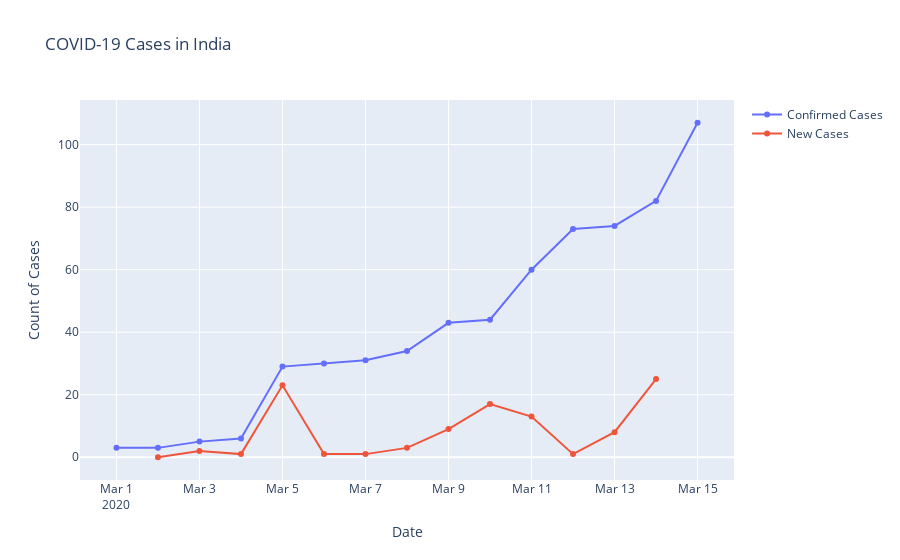

Notebook source saved alongside this figure:
### Code cell
import plotly.graph_objects as go
# Create traces
fig = go.Figure()
fig.add_trace(go.Scatter(x=df['Date'], y=df['Confirmed Cases'], mode='lines+markers', name='Confirmed Cases'))
fig.add_trace(go.Scatter(x=df['Date'], y=df['New Cases'], mode='lines+markers', name='New Cases'))
# Edit the layout
fig.update_layout(title='COVID-19 Cases in India', xaxis_title='Date', yaxis_title='Count of Cases')


fig.show()

### Figure 1 — Plotly figure (JSON) as saved in the notebook; plotly's stock layout.template omitted (floating-point values rounded to 4 significant figures)
{"data": [{"mode": "lines+markers", "name": "Confirmed Cases", "type": "scatter", "x": ["2020-03-01T00:00:00", "2020-03-02T00:00:00", "2020-03-03T00:00:00", "2020-03-04T00:00:00", "2020-03-05T00:00:00", "2020-03-06T00:00:00", "2020-03-07T00:00:00", "2020-03-08T00:00:00", "2020-03-09T00:00:00", "2020-03-10T00:00:00", "2020-03-11T00:00:00", "2020-03-12T00:00:00", "2020-03-13T00:00:00", "2020-03-14T00:00:00", "2020-03-15T00:00:00"], "y": [3, 3, 5, 6, 29, 30, 31, 34, 43, 44, 60, 73, 74, 82, 107]}, {"mode": "lines+markers", "name": "New Cases", "type": "scatter", "x": ["2020-03-01T00:00:00", "2020-03-02T00:00:00", "2020-03-03T00:00:00", "2020-03-04T00:00:00", "2020-03-05T00:00:00", "2020-03-06T00:00:00", "2020-03-07T00:00:00", "2020-03-08T00:00:00", "2020-03-09T00:00:00", "2020-03-10T00:00:00", "2020-03-11T00:00:00", "2020-03-12T00:00:00", "2020-03-13T00:00:00", "2020-03-14T00:00:00", "2020-03-15T00:00:00"], "y": [null, 0, 2, 1, 23, 1, 1, 3, 9, 17, 13, 1, 8, 25, null]}], "layout": {"title": {"text": "COVID-19 Cases in India"}, "xaxis": {"title": {"text": "Date"}}, "yaxis": {"title": {"text": "Count of Cases"}}}}
